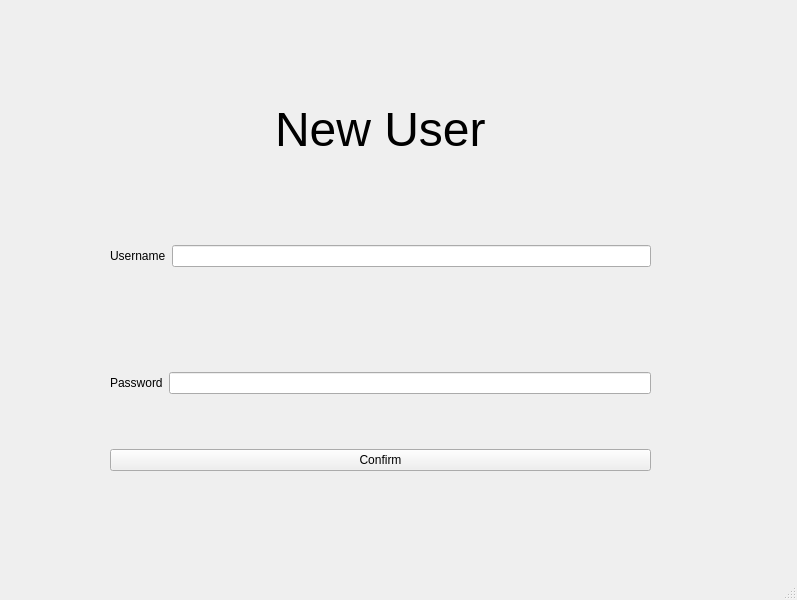
<?xml version="1.0" encoding="UTF-8"?>
<ui version="4.0">
 <class>newUserClass</class>
 <widget class="QMainWindow" name="newUserClass">
  <property name="geometry">
   <rect>
    <x>0</x>
    <y>0</y>
    <width>797</width>
    <height>600</height>
   </rect>
  </property>
  <property name="windowTitle">
   <string>newUser</string>
  </property>
  <widget class="QWidget" name="centralwidget">
   <widget class="QWidget" name="verticalLayoutWidget">
    <property name="geometry">
     <rect>
      <x>110</x>
      <y>70</y>
      <width>541</width>
      <height>401</height>
     </rect>
    </property>
    <layout class="QVBoxLayout" name="verticalLayout">
     <item alignment="Qt::AlignHCenter|Qt::AlignVCenter">
      <widget class="QLabel" name="titleLabel">
       <property name="font">
        <font>
         <pointsize>36</pointsize>
        </font>
       </property>
       <property name="text">
        <string>New User</string>
       </property>
      </widget>
     </item>
     <item>
      <layout class="QHBoxLayout" name="usernameLayout">
       <item alignment="Qt::AlignVCenter">
        <widget class="QLabel" name="usernameLabel">
         <property name="text">
          <string>Username</string>
         </property>
        </widget>
       </item>
       <item alignment="Qt::AlignVCenter">
        <widget class="QLineEdit" name="usernameLineEdit"/>
       </item>
      </layout>
     </item>
     <item>
      <layout class="QHBoxLayout" name="passwordLayout">
       <property name="spacing">
        <number>6</number>
       </property>
       <property name="sizeConstraint">
        <enum>QLayout::SetFixedSize</enum>
       </property>
       <item alignment="Qt::AlignVCenter">
        <widget class="QLabel" name="passwordLabel">
         <property name="text">
          <string>Password</string>
         </property>
        </widget>
       </item>
       <item alignment="Qt::AlignVCenter">
        <widget class="QLineEdit" name="passwordLineEdit"/>
       </item>
      </layout>
     </item>
     <item>
      <widget class="QPushButton" name="confirmButton">
       <property name="text">
        <string>Confirm</string>
       </property>
      </widget>
     </item>
    </layout>
   </widget>
  </widget>
  <widget class="QMenuBar" name="menubar">
   <property name="geometry">
    <rect>
     <x>0</x>
     <y>0</y>
     <width>797</width>
     <height>22</height>
    </rect>
   </property>
  </widget>
  <widget class="QStatusBar" name="statusbar"/>
 </widget>
 <resources/>
 <connections/>
</ui>
